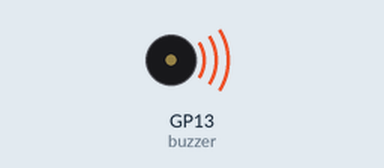
A program run on a simulated Raspberry Pi Pico running MicroPython. On the bench: buzzer (waves = sounding). At 5.2 s the program stops and its outputs stay as they are.

Above: at 0.8 s.
At 5.2 s:
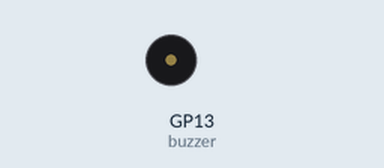
Timing chart, 0 to 6.7 s (numbered marks = the images above):
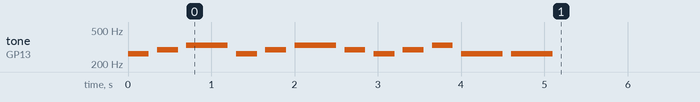

Measured:
- by itself, tone on GP13 (buzzer): plays 262 Hz for 0.25 s, 294 Hz for 0.25 s, 330 Hz for 0.50 s, 262 Hz for 0.25 s, 294 Hz for 0.25 s, 330 Hz for 0.50 s … (12 notes in this stretch)

The program:

beautiful_song.py
```python
from machine import Pin, PWM
from time import sleep

A  = 220
AS = 233
B  = 247
C  = 262
CS = 277
D  = 294
DS = 311
E  = 330
F  = 349
FS = 370
G  = 392
GS = 415

dc = 32765 # 50%
q = 0.25   # delay for quarter note
h = 0.5

buzzer = PWM(Pin(13))
notes = [C, D, E, C, D, E, D, C, D, E, C, C]
delays = [q, q, h, q, q, h, q, q, q, q, h, h]

for i in range(len(notes)):
    buzzer.freq(notes[i])
    buzzer.duty_u16(dc)
    sleep(delays[i])
    buzzer.duty_u16(0)
    sleep(0.1)
```
